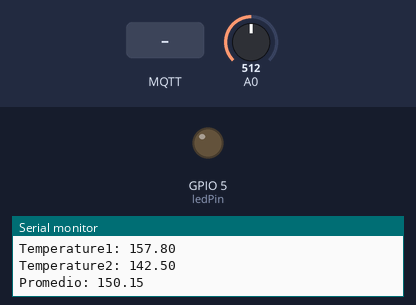
The sketch below on a simulated ESP8266 (NodeMCU). On the bench: output pins drawn as LEDs (lit = HIGH), the last lines printed to the serial monitor. The test bench sets the inputs (shaded band); at power-on: A0 = 512. WiFi joins after 1.5 s; servers stay silent unless stated; no MQTT or app messages arrive unless stated.

Above: at 2.7 s.
2.8 s: MQTT message "true" arrives on the first subscribed topic
At 4.1 s:
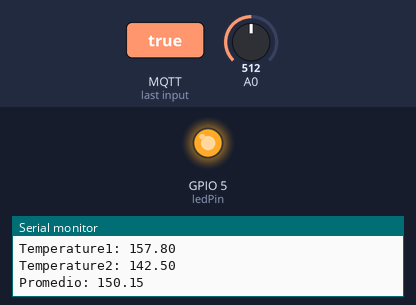
5.8 s: MQTT message "false" arrives on the first subscribed topic
At 6.4 s:
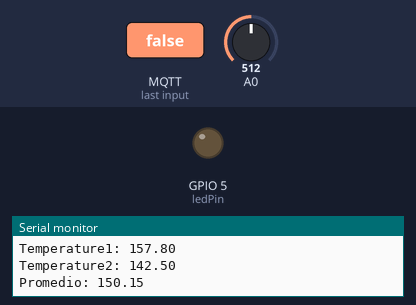
Timing chart, 0 to 8.8 s (numbered marks = the images above; inputs shaded):
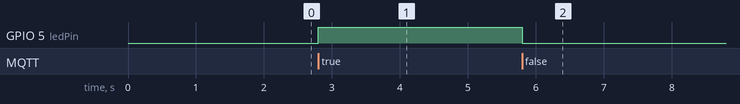

The sketch:

mqtt.ino
```cpp
#include <PubSubClient.h>
#include <stdlib.h>
#include <ESP8266WiFi.h>


#include <Wire.h>


// Replace the next variables with your SSID/Password combination
const char* ssid     = "WIFI";
const char* password = "CLAVE";

// Add your MQTT Broker IP address, example:
//const char* mqtt_server = "192.168.1.136";
const char* mqtt_server = "192.168.1.136";

WiFiClient espClient;
PubSubClient client(espClient);
long lastMsg = 0;
char msg[50];
int value = 0;

//uncomment the following lines if you're using SPI
/*#include <SPI.h>
#define BME_SCK 18
#define BME_MISO 19
#define BME_MOSI 23
#define BME_CS 5*/

 // I2C
//Adafruit_BME280 bme(BME_CS); // hardware SPI
//Adafruit_BME280 bme(BME_CS, BME_MOSI, BME_MISO, BME_SCK); // software SPI
float sensor1 = 0;
float sensor2 = 0;

// LED Pin
const int ledPin = 5;

void setup() {
  Serial.begin(115200);
  // default settings
  // (you can also pass in a Wire library object like &Wire2)
  //status = bme.begin();

  setup_wifi();
  client.setServer(mqtt_server, 1883);
  client.setCallback(callback);

  pinMode(ledPin, OUTPUT);
}

void setup_wifi() {
  delay(10);
  // We start by connecting to a WiFi network
  Serial.println();
  Serial.print("Connecting to ");
  Serial.println(ssid);

  WiFi.begin(ssid, password);

  while (WiFi.status() != WL_CONNECTED) {
    delay(500);
    Serial.print(".");
  }

  Serial.println("");
  Serial.println("WiFi connected");
  Serial.println("IP address: ");
  Serial.println(WiFi.localIP());
}

void callback(char* topic, byte* message, unsigned int length) {
  Serial.print("Message arrived on topic: ");
  Serial.print(topic);
  Serial.print(". Message: ");
  String messageTemp;

  for (int i = 0; i < length; i++) {
    Serial.print((char)message[i]);
    messageTemp += (char)message[i];
  }
  Serial.println();

  // Feel free to add more if statements to control more GPIOs with MQTT

  // If a message is received on the topic esp32/output, you check if the message is either "on" or "off".
  // Changes the output state according to the message
  if (String(topic) == "esp32/output") {
    Serial.print("Changing output to ");
    if(messageTemp == "true"){
      Serial.println("true");
      digitalWrite(ledPin, HIGH);
    }
    else if(messageTemp == "false"){
      Serial.println("false");
      digitalWrite(ledPin, LOW);
    }
  }
}

void reconnect() {
  // Loop until we're reconnected
  while (!client.connected()) {
    Serial.print("Attempting MQTT connection...");
    // Attempt to connect
    if (client.connect("ESP8266Client")) {
      Serial.println("connected");
      // Subscribe
      client.subscribe("esp32/output");
    } else {
      Serial.print("failed, rc=");
      Serial.print(client.state());
      Serial.println(" try again in 5 seconds");
      // Wait 5 seconds before retrying
      delay(5000);
    }
  }
}
void loop() {
  if (!client.connected()) {
    reconnect();
  }
  client.loop();

  long now = millis();
  if (now - lastMsg > 500) {
    lastMsg = now;

    // Temperature in Celsius
   float val = analogRead(A0);
   float sensor1 = (val * 285.0 / 1024.0)+15.3;
     sensor2 = (val * 285.0 / 1024.0);
     float promedio=(sensor1 +sensor2)/2;
    // Uncomment the next line to set temperature in Fahrenheit
    // (and comment the previous temperature line)
    //temperature = 1.8 * bme.readTemperature() + 32; // Temperature in Fahrenheit

    // Convert the value to a char array
    char tempString[8];
    dtostrf(sensor1, 1, 2, tempString);
    Serial.print("Temperature1: ");
    Serial.println(tempString);
    client.publish("esp8266/temperature1", tempString);
    // Convert the value to a char array
    char humString[8];
    dtostrf(sensor2, 1, 2, humString);
    Serial.print("Temperature2: ");
    Serial.println(humString);
    client.publish("esp8266/temperature2", humString);
    char prom[8];
     dtostrf(promedio, 1, 2, prom);
    Serial.print("Promedio: ");
    Serial.println(prom);
    client.publish("esp8266/promedio", prom);
  }
}
```

Measured:
- after the input at 2.8 s, GPIO 5 (ledPin): LOW → HIGH at once
- after the input at 5.8 s, GPIO 5 (ledPin): HIGH → LOW at once
